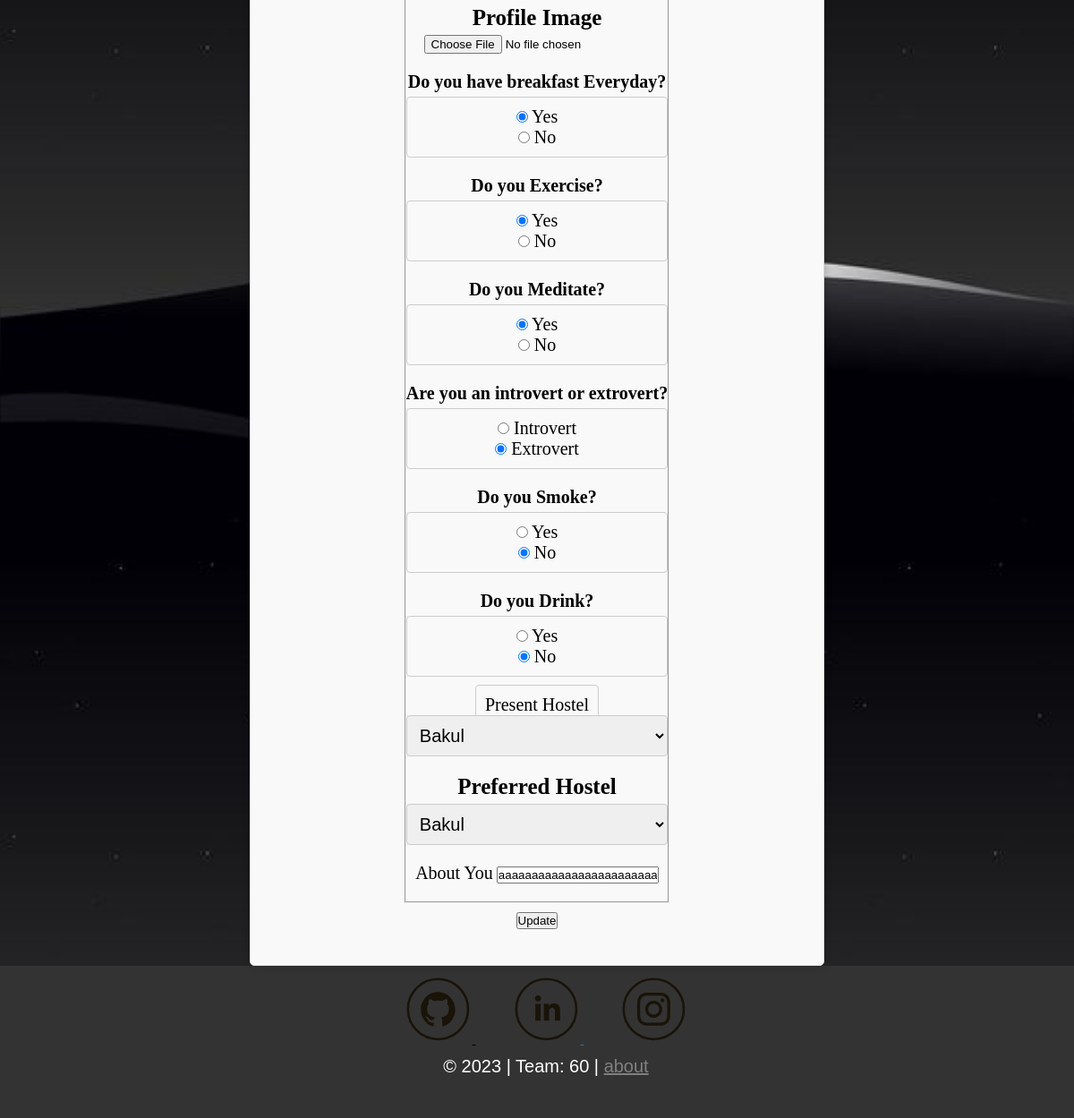
Before: /update (signed in, lower part) with the older database file.
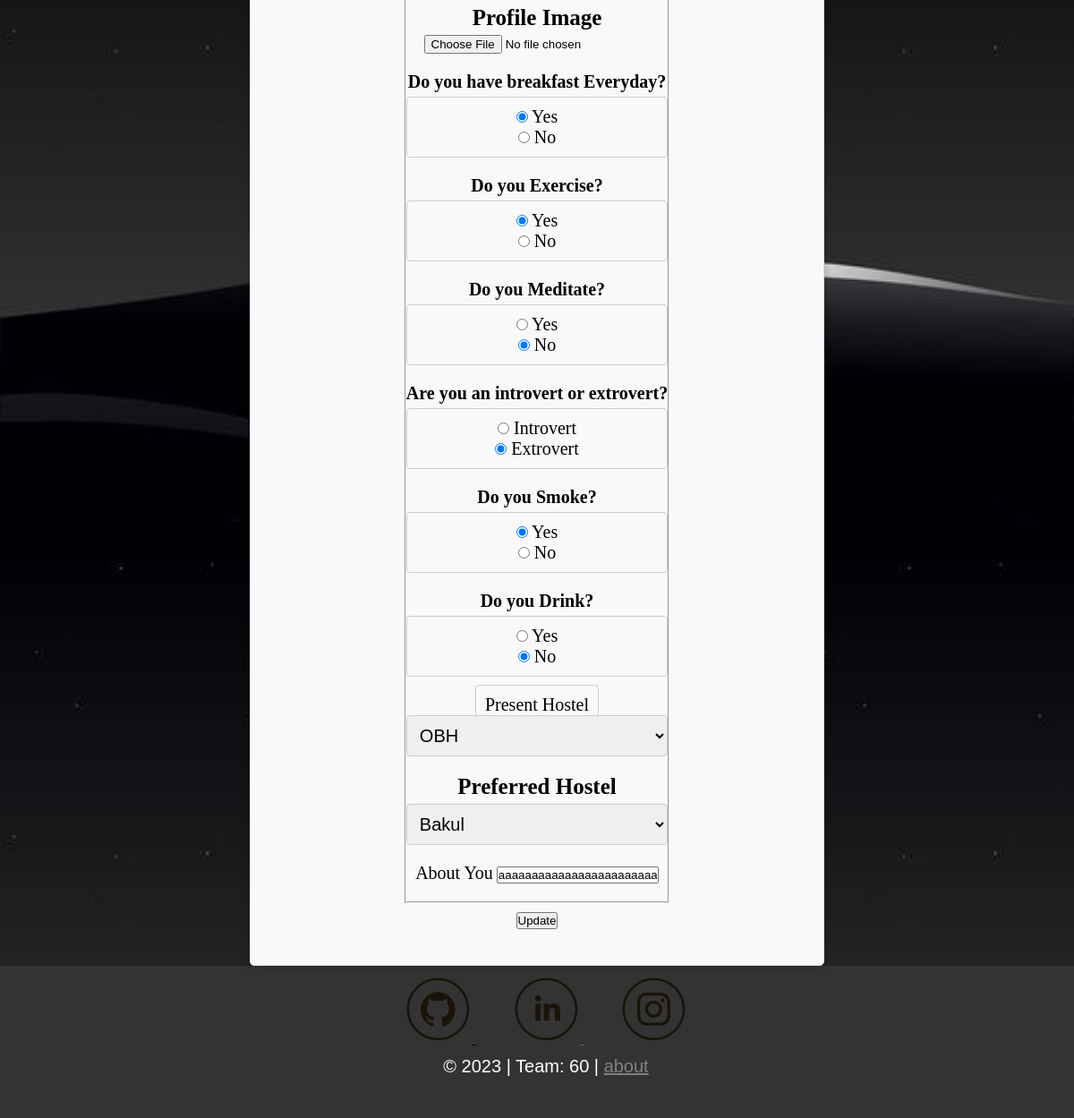
After: the same page with the newer database file.
### app.py (models this page shows, shortened)
class User(db.Model, UserMixin):
    id = db.Column(db.Integer, primary_key=True)
    name = db.Column(db.String(50), nullable=False)
    username = db.Column(db.String(20), unique=True, nullable=False)
    email = db.Column(db.String(120), unique=True, nullable=False)
    year = db.Column(db.String(3), nullable=False)
    course = db.Column(db.String(3), nullable=False)
    gender = db.Column(db.String(1), nullable=False)
    profile_photo = db.Column(db.String(20), nullable=False, default='default.jpg')
    have_breakfast = db.Column(db.String(1), nullable=False)
    exercise = db.Column(db.String(1), nullable=False)
    meditate = db.Column(db.String(1), nullable=False)
    intro_extro = db.Column(db.String(9), nullable=False)
    smoke = db.Column(db.String(1), nullable=False)
    drink = db.Column(db.String(1), nullable=False)
    present_hostel = db.Column(db.String(5), nullable=False)
    preferred_hostel = db.Column(db.String(5), nullable=False)
    password = db.Column(db.String(60), nullable=False)
    date_time = db.Column(db.DateTime, nullable=False, default=datetime.utcnow)
    content = db.Column(db.Text, nullable=False)
    roommate_pref1 = db.Column(db.Integer, nullable=False, default=-1)
    roommate_pref2 = db.Column(db.Integer, nullable=False, default=-1)
    roommate_pref3 = db.Column(db.Integer, nullable=False, default=-1)

### app.py (the view)
@app.route('/update', methods=['GET', 'POST'])
def update():
    if current_user.is_authenticated:
        form = UpdateForm()
        if form.validate_on_submit():
            if form.profile_photo.data:
                picture_file = save_profile_picture(form.profile_photo.data)
                current_user.profile_photo = picture_file
            current_user.name = form.name.data
            current_user.username = form.username.data
            current_user.email = form.email.data
            current_user.year = form.year.data
            current_user.course = form.course.data
            current_user.have_breakfast = form.have_breakfast.data
            current_user.exercise = form.exercise.data
            current_user.meditate = form.meditate.data
            current_user.intro_extro = form.intro_extro.data
            current_user.smoke = form.smoke.data
            current_user.drink = form.drink.data
            current_user.present_hostel = form.present_hostel.data
            current_user.preferred_hotel = form.preferred_hostel.data
            current_user.content = form.content.data
            db.session.commit()
            flash('Account Info successfully updated!', 'success')
            return redirect(url_for('user_info'))
        elif request.method == 'GET':
            form.name.data = current_user.name
            form.username.data = current_user.username
            form.email.data = current_user.email
            form.year.data = current_user.year
            form.course.data = current_user.course
            form.have_breakfast.data = current_user.have_breakfast
            form.exercise.data = current_user.exercise
            form.meditate.data = current_user.meditate
            form.intro_extro.data = current_user.intro_extro
            form.smoke.data = current_user.smoke
            form.drink.data = current_user.drink
            form.present_hostel.data = current_user.present_hostel
            form.preferred_hostel.data = current_user.preferred_hostel
            form.content.data = current_user.content
        image_file = current_user.profile_photo
        print(form.errors)
        return render_template('Forms/update.html', form=form, image_file=image_file)
    else:
        flash('You need to first login to access that page', 'danger')
        return redirect(url_for('signInEmail'))

### app.py (called while the page is built)
@login_manager.user_loader
def load_user(user_id):
    return User.query.get(int(user_id))

### templates/Forms/update.html (shortened to what the changed rows need)
{% extends "Layouts/form-layout.html" %}
{% block css %}
<link rel="stylesheet" type="text/css"
href="https://cdnjs.cloudflare.com/ajax/libs/font-awesome/4.7.0/css/font-awesome.min.css">
<link rel="stylesheet" type="text/css" href="{{ url_for('static', filename='CSS/signin.css') }}">
<link rel="stylesheet" type="text/css" href="{{ url_for('static', filename='CSS/index.css') }}">
<link rel="stylesheet" type="text/css" href="{{ url_for('static', filename='CSS/header-footer.css') }}">
<link rel="stylesheet" type="text/css" href="{{ url_for('static', filename='CSS/signup.css') }}">
{% endblock css %}
{% block content %}
    <div class="form-container">
        <form action="" method="POST" enctype="multipart/form-data">
            <fieldset>
                <div class="form-group">
                    {{ form.profile_photo.label(class="profile-photo-label") }}
                    {% if form.profile_photo.errors %}
                        {{ form.profile_photo(class="profile-photo-uploadbox is-invalid") }}
                        <div class="invalid-feedback">
                            {% for error in form.profile_photo.errors %}
                                <span>{{ error }}</span>
                            {% endfor %}
                        </div>
                    {% else %}
                        {{ form.profile_photo(class="profile-photo-uploadbox") }}
                    {% endif %}
                </div>
                <div class="form-group">
                    {% if form.have_breakfast.errors %}
                        {{ form.have_breakfast(class="have-breakfast-radio is-invalid") }}
                        <div class="invalid-feedback">
                            {% for error in form.have_breakfast.errors %}
                                <span>{{ error }}</span>
                            {% endfor %}
                        </div>
                    {% else %}
                        {{ form.have_breakfast(class="have-breakfast-radio") }}
                    {% endif %}
                </div>
                <div class="form-group">
                    {% if form.exercise.errors %}
                        {{ form.exercise(class="exercise-radio is-invalid") }}
                        <div class="invalid-feedback">
                            {% for error in form.exercise.errors %}
                                <span>{{ error }}</span>
                            {% endfor %}
                        </div>
                    {% else %}
                        {{ form.exercise(class="exercise-radio") }}
                    {% endif %}
                </div>
                <div class="form-group">
                    {% if form.meditate.errors %}
                        {{ form.meditate(class="meditate-radio is-invalid") }}
                        <div class="invalid-feedback">
                            {% for error in form.meditate.errors %}
                                <span>{{ error }}</span>
                            {% endfor %}
                        </div>
                    {% else %}
                        {{ form.meditate(class="meditate-radio") }}
                    {% endif %}
                </div>
                <div class="form-group">
                    {% if form.intro_extro.errors %}
                        {{ form.intro_extro(class="intro_extro-radio is-invalid") }}
                        <div class="invalid-feedback">
                            {% for error in form.intro-extro.errors %}
                                <span>{{ error }}</span>
                            {% endfor %}
                        </div>
                    {% else %}
                        {{ form.intro_extro(class="intro-extro-radio") }}
                    {% endif %}
                </div>
                <div class="form-group">
                    {% if form.smoke.errors %}
                        {{ form.smoke(class="smoke-radio is-invalid") }}
                        <div class="invalid-feedback">
                            {% for error in form.smoke.errors %}
                                <span>{{ error }}</span>
                            {% endfor %}
                        </div>
                    {% else %}
                        {{ form.smoke(class="smoke-radio") }}
                    {% endif %}
                </div>
                <div class="form-group">
                    {% if form.drink.errors %}
                        {{ form.drink(class="drink-radio is-invalid") }}
                        <div class="invalid-feedback">
                            {% for error in form.drink.errors %}
                                <span>{{ error }}</span>
                            {% endfor %}
                        </div>
                    {% else %}
                        {{ form.drink(class="drink-radio") }}
                    {% endif %}
                </div>
                <div class="form-group">
                    {{ form.present_hostel.label(class="present-hostel-dropdown") }}
                    {% if form.present_hostel.errors %}
                        {{ form.present_hostel(class="present_hostel-dropdown is-invalid") }}
                        <div class="invalid-feedback">
                            {% for error in form.present-hostel.errors %}
                                <span>{{ error }}</span>
                            {% endfor %}
                        </div>
                    {% else %}
                        {{ form.present_hostel(class="present-hostel-dropdown") }}
                    {% endif %}
                </div>
                <div class="form-group">
                    {{ form.preferred_hostel.label(class="preferred-hostel-label") }}
                    {% if form.preferred_hostel.errors %}
                        {{ form.preferred_hostel(class="preferred_hostel-dropdown is-invalid") }}
                        <div class="invalid-feedback">
                            {% for error in form.preferred-hostel.errors %}
                                <span>{{ error }}</span>
                            {% endfor %}
                        </div>
                    {% else %}
                        {{ form.preferred_hostel(class="preferred-hostel-dropdown") }}
                    {% endif %}
                </div>
                <div class="form-group">
                    {{ form.content.label(class="pass-label") }}
                    {% if form.content.errors %}
                        {{ form.content(class="content-textbox is-invalid") }}
                        <div class="invalid-feedback">
                            {% for error in form.content.errors %}
                                <span>{{ error }}</span>
                            {% endfor %}
                        </div>
                    {% else %}
                        {{ form.content(class="content-textbox") }}
                    {% endif %}
                </div>
            </fieldset>
        </form>
    </div>
{% endblock content %}

Changed rows visible on the page:
changed User "☑ Yes ☐ No": meditate "☑ Yes ☐ No" → "☐ Yes ☑ No"; smoke "☐ Yes ☑ No" → "☑ Yes ☐ No"; present_hostel "Bakul" → "OBH"
